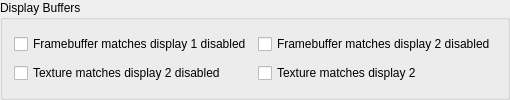
          <widget class="QGroupBox" name="stereoDebugDisplay">
           <property name="title">
            <string>Display Buffers</string>
           </property>
           <layout class="QGridLayout" name="stereoDebugDisplayLayout">
            <item row="0" column="0">
             <widget class="QCheckBox" name="stereoRequireDisplayBuffer1">
              <property name="text">
               <string>Framebuffer matches display 1 disabled</string>
              </property>
              <property name="toolTip">
               <string>Select draws satisfying: Framebuffer matches display 1 disabled. The chosen debug action applies when any checked condition matches.</string>
              </property>
             </widget>
            </item>
            <item row="0" column="1">
             <widget class="QCheckBox" name="stereoRequireDisplayBuffer2">
              <property name="text">
               <string>Framebuffer matches display 2 disabled</string>
              </property>
              <property name="toolTip">
               <string>Select draws satisfying: Framebuffer matches display 2 disabled. The chosen debug action applies when any checked condition matches.</string>
              </property>
             </widget>
            </item>
            <item row="1" column="0">
             <widget class="QCheckBox" name="stereoRequireTextureDisplayBuffer2">
              <property name="text">
               <string>Texture matches display 2 disabled</string>
              </property>
              <property name="toolTip">
               <string>Select draws satisfying: Texture matches display 2 disabled. The chosen debug action applies when any checked condition matches.</string>
              </property>
             </widget>
            </item>
            <item row="1" column="1">
             <widget class="QCheckBox" name="stereoRejectTextureDisplayBuffer2">
              <property name="text">
               <string>Texture matches display 2</string>
              </property>
              <property name="toolTip">
               <string>Select draws satisfying: Texture matches display 2. The chosen debug action applies when any checked condition matches.</string>
              </property>
             </widget>
            </item>
           </layout>
          </widget>
